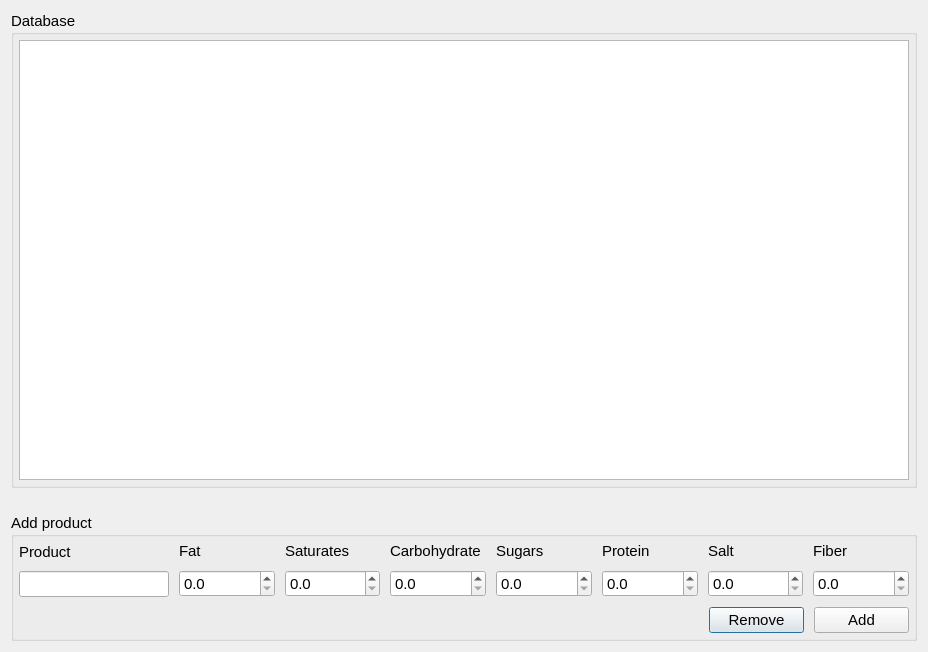
<?xml version="1.0" encoding="UTF-8"?>
<ui version="4.0">
 <class>Dialog</class>
 <widget class="QDialog" name="Dialog">
  <property name="geometry">
   <rect>
    <x>0</x>
    <y>0</y>
    <width>925</width>
    <height>652</height>
   </rect>
  </property>
  <property name="windowTitle">
   <string>Database</string>
  </property>
  <layout class="QVBoxLayout" name="verticalLayout_11">
   <property name="spacing">
    <number>25</number>
   </property>
   <item>
    <widget class="QGroupBox" name="group1">
     <property name="font">
      <font>
       <pointsize>11</pointsize>
      </font>
     </property>
     <property name="title">
      <string>Database</string>
     </property>
     <layout class="QVBoxLayout" name="verticalLayout">
      <property name="spacing">
       <number>10</number>
      </property>
      <property name="leftMargin">
       <number>5</number>
      </property>
      <property name="topMargin">
       <number>5</number>
      </property>
      <property name="rightMargin">
       <number>5</number>
      </property>
      <property name="bottomMargin">
       <number>5</number>
      </property>
      <item>
       <widget class="QTableWidget" name="table">
        <property name="minimumSize">
         <size>
          <width>890</width>
          <height>400</height>
         </size>
        </property>
        <property name="maximumSize">
         <size>
          <width>16777215</width>
          <height>16777215</height>
         </size>
        </property>
        <property name="font">
         <font>
          <pointsize>11</pointsize>
         </font>
        </property>
        <property name="frameShape">
         <enum>QFrame::Shape::StyledPanel</enum>
        </property>
        <property name="frameShadow">
         <enum>QFrame::Shadow::Sunken</enum>
        </property>
        <property name="editTriggers">
         <set>QAbstractItemView::EditTrigger::NoEditTriggers</set>
        </property>
       </widget>
      </item>
      <item>
       <layout class="QHBoxLayout" name="horizontalLayout">
        <property name="spacing">
         <number>10</number>
        </property>
       </layout>
      </item>
     </layout>
    </widget>
   </item>
   <item>
    <widget class="QGroupBox" name="group2">
     <property name="font">
      <font>
       <pointsize>11</pointsize>
      </font>
     </property>
     <property name="title">
      <string>Add product</string>
     </property>
     <layout class="QVBoxLayout" name="verticalLayout_10">
      <property name="spacing">
       <number>10</number>
      </property>
      <property name="leftMargin">
       <number>5</number>
      </property>
      <property name="topMargin">
       <number>5</number>
      </property>
      <property name="rightMargin">
       <number>5</number>
      </property>
      <property name="bottomMargin">
       <number>5</number>
      </property>
      <item>
       <layout class="QHBoxLayout" name="horizontalLayout_2">
        <property name="spacing">
         <number>10</number>
        </property>
        <item>
         <layout class="QVBoxLayout" name="verticalLayout_2">
          <property name="spacing">
           <number>10</number>
          </property>
          <item>
           <widget class="QLabel" name="label">
            <property name="font">
             <font>
              <pointsize>11</pointsize>
             </font>
            </property>
            <property name="text">
             <string>Product</string>
            </property>
           </widget>
          </item>
          <item>
           <widget class="QLineEdit" name="db_title">
            <property name="sizePolicy">
             <sizepolicy hsizetype="Expanding" vsizetype="Fixed">
              <horstretch>0</horstretch>
              <verstretch>0</verstretch>
             </sizepolicy>
            </property>
            <property name="minimumSize">
             <size>
              <width>120</width>
              <height>26</height>
             </size>
            </property>
            <property name="maximumSize">
             <size>
              <width>150</width>
              <height>16777215</height>
             </size>
            </property>
            <property name="font">
             <font>
              <pointsize>11</pointsize>
             </font>
            </property>
           </widget>
          </item>
         </layout>
        </item>
        <item>
         <layout class="QVBoxLayout" name="verticalLayout_3">
          <property name="spacing">
           <number>10</number>
          </property>
          <item>
           <widget class="QLabel" name="label_2">
            <property name="font">
             <font>
              <pointsize>11</pointsize>
             </font>
            </property>
            <property name="text">
             <string>Fat</string>
            </property>
           </widget>
          </item>
          <item>
           <widget class="QDoubleSpinBox" name="db_fat">
            <property name="sizePolicy">
             <sizepolicy hsizetype="Minimum" vsizetype="Fixed">
              <horstretch>0</horstretch>
              <verstretch>0</verstretch>
             </sizepolicy>
            </property>
            <property name="minimumSize">
             <size>
              <width>80</width>
              <height>26</height>
             </size>
            </property>
            <property name="font">
             <font>
              <pointsize>11</pointsize>
             </font>
            </property>
            <property name="decimals">
             <number>1</number>
            </property>
            <property name="singleStep">
             <double>0.100000000000000</double>
            </property>
           </widget>
          </item>
         </layout>
        </item>
        <item>
         <layout class="QVBoxLayout" name="verticalLayout_4">
          <property name="spacing">
           <number>10</number>
          </property>
          <item>
           <widget class="QLabel" name="label_3">
            <property name="font">
             <font>
              <pointsize>11</pointsize>
             </font>
            </property>
            <property name="text">
             <string>Saturates</string>
            </property>
           </widget>
          </item>
          <item>
           <widget class="QDoubleSpinBox" name="db_satfat">
            <property name="sizePolicy">
             <sizepolicy hsizetype="Minimum" vsizetype="Fixed">
              <horstretch>0</horstretch>
              <verstretch>0</verstretch>
             </sizepolicy>
            </property>
            <property name="minimumSize">
             <size>
              <width>80</width>
              <height>26</height>
             </size>
            </property>
            <property name="font">
             <font>
              <pointsize>11</pointsize>
             </font>
            </property>
            <property name="decimals">
             <number>1</number>
            </property>
            <property name="singleStep">
             <double>0.100000000000000</double>
            </property>
           </widget>
          </item>
         </layout>
        </item>
        <item>
         <layout class="QVBoxLayout" name="verticalLayout_5">
          <property name="spacing">
           <number>10</number>
          </property>
          <item>
           <widget class="QLabel" name="label_4">
            <property name="font">
             <font>
              <pointsize>11</pointsize>
             </font>
            </property>
            <property name="text">
             <string>Carbohydrate</string>
            </property>
           </widget>
          </item>
          <item>
           <widget class="QDoubleSpinBox" name="db_carb">
            <property name="sizePolicy">
             <sizepolicy hsizetype="Minimum" vsizetype="Fixed">
              <horstretch>0</horstretch>
              <verstretch>0</verstretch>
             </sizepolicy>
            </property>
            <property name="minimumSize">
             <size>
              <width>80</width>
              <height>26</height>
             </size>
            </property>
            <property name="font">
             <font>
              <pointsize>11</pointsize>
             </font>
            </property>
            <property name="decimals">
             <number>1</number>
            </property>
            <property name="singleStep">
             <double>0.100000000000000</double>
            </property>
           </widget>
          </item>
         </layout>
        </item>
        <item>
         <layout class="QVBoxLayout" name="verticalLayout_6">
          <property name="spacing">
           <number>10</number>
          </property>
          <item>
           <widget class="QLabel" name="label_5">
            <property name="font">
             <font>
              <pointsize>11</pointsize>
             </font>
            </property>
            <property name="text">
             <string>Sugars</string>
            </property>
           </widget>
          </item>
          <item>
           <widget class="QDoubleSpinBox" name="db_sugar">
            <property name="sizePolicy">
             <sizepolicy hsizetype="Minimum" vsizetype="Fixed">
              <horstretch>0</horstretch>
              <verstretch>0</verstretch>
             </sizepolicy>
            </property>
            <property name="minimumSize">
             <size>
              <width>80</width>
              <height>26</height>
             </size>
            </property>
            <property name="font">
             <font>
              <pointsize>11</pointsize>
             </font>
            </property>
            <property name="decimals">
             <number>1</number>
            </property>
            <property name="singleStep">
             <double>0.100000000000000</double>
            </property>
           </widget>
          </item>
         </layout>
        </item>
        <item>
         <layout class="QVBoxLayout" name="verticalLayout_7">
          <property name="spacing">
           <number>10</number>
          </property>
          <item>
           <widget class="QLabel" name="label_6">
            <property name="font">
             <font>
              <pointsize>11</pointsize>
             </font>
            </property>
            <property name="text">
             <string>Protein</string>
            </property>
           </widget>
          </item>
          <item>
           <widget class="QDoubleSpinBox" name="db_prot">
            <property name="sizePolicy">
             <sizepolicy hsizetype="Minimum" vsizetype="Fixed">
              <horstretch>0</horstretch>
              <verstretch>0</verstretch>
             </sizepolicy>
            </property>
            <property name="minimumSize">
             <size>
              <width>80</width>
              <height>26</height>
             </size>
            </property>
            <property name="font">
             <font>
              <pointsize>11</pointsize>
             </font>
            </property>
            <property name="decimals">
             <number>1</number>
            </property>
            <property name="singleStep">
             <double>0.100000000000000</double>
            </property>
           </widget>
          </item>
         </layout>
        </item>
        <item>
         <layout class="QVBoxLayout" name="verticalLayout_8">
          <property name="spacing">
           <number>10</number>
          </property>
          <item>
           <widget class="QLabel" name="label_7">
            <property name="font">
             <font>
              <pointsize>11</pointsize>
             </font>
            </property>
            <property name="text">
             <string>Salt</string>
            </property>
           </widget>
          </item>
          <item>
           <widget class="QDoubleSpinBox" name="db_salt">
            <property name="sizePolicy">
             <sizepolicy hsizetype="Minimum" vsizetype="Fixed">
              <horstretch>0</horstretch>
              <verstretch>0</verstretch>
             </sizepolicy>
            </property>
            <property name="minimumSize">
             <size>
              <width>80</width>
              <height>26</height>
             </size>
            </property>
            <property name="font">
             <font>
              <pointsize>11</pointsize>
             </font>
            </property>
            <property name="decimals">
             <number>1</number>
            </property>
            <property name="singleStep">
             <double>0.100000000000000</double>
            </property>
           </widget>
          </item>
         </layout>
        </item>
        <item>
         <layout class="QVBoxLayout" name="verticalLayout_9">
          <property name="spacing">
           <number>10</number>
          </property>
          <item>
           <widget class="QLabel" name="label_8">
            <property name="font">
             <font>
              <pointsize>11</pointsize>
             </font>
            </property>
            <property name="text">
             <string>Fiber</string>
            </property>
           </widget>
          </item>
          <item>
           <widget class="QDoubleSpinBox" name="db_fiber">
            <property name="sizePolicy">
             <sizepolicy hsizetype="Minimum" vsizetype="Fixed">
              <horstretch>0</horstretch>
              <verstretch>0</verstretch>
             </sizepolicy>
            </property>
            <property name="minimumSize">
             <size>
              <width>80</width>
              <height>26</height>
             </size>
            </property>
            <property name="font">
             <font>
              <pointsize>11</pointsize>
             </font>
            </property>
            <property name="decimals">
             <number>1</number>
            </property>
            <property name="singleStep">
             <double>0.100000000000000</double>
            </property>
           </widget>
          </item>
         </layout>
        </item>
       </layout>
      </item>
      <item>
       <layout class="QHBoxLayout" name="horizontalLayout_3">
        <property name="spacing">
         <number>10</number>
        </property>
        <item>
         <spacer name="horizontalSpacer">
          <property name="font">
           <font>
            <pointsize>11</pointsize>
           </font>
          </property>
          <property name="orientation">
           <enum>Qt::Orientation::Horizontal</enum>
          </property>
          <property name="sizeHint" stdset="0">
           <size>
            <width>748</width>
            <height>20</height>
           </size>
          </property>
         </spacer>
        </item>
        <item>
         <widget class="QPushButton" name="rm_btn">
          <property name="minimumSize">
           <size>
            <width>95</width>
            <height>26</height>
           </size>
          </property>
          <property name="maximumSize">
           <size>
            <width>95</width>
            <height>16777215</height>
           </size>
          </property>
          <property name="font">
           <font>
            <pointsize>11</pointsize>
           </font>
          </property>
          <property name="text">
           <string>Remove</string>
          </property>
         </widget>
        </item>
        <item>
         <widget class="QPushButton" name="add_btn">
          <property name="minimumSize">
           <size>
            <width>95</width>
            <height>26</height>
           </size>
          </property>
          <property name="maximumSize">
           <size>
            <width>95</width>
            <height>16777215</height>
           </size>
          </property>
          <property name="font">
           <font>
            <pointsize>11</pointsize>
           </font>
          </property>
          <property name="text">
           <string>Add</string>
          </property>
         </widget>
        </item>
       </layout>
      </item>
     </layout>
    </widget>
   </item>
  </layout>
 </widget>
 <resources/>
 <connections/>
</ui>
